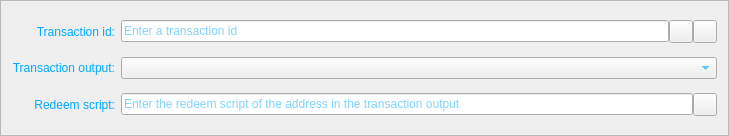
<?xml version="1.0" encoding="UTF-8"?>
<ui version="4.0">
 <class>MultisigInputEntry</class>
 <widget class="QFrame" name="MultisigInputEntry">
  <property name="geometry">
   <rect>
    <x>0</x>
    <y>0</y>
    <width>729</width>
    <height>136</height>
   </rect>
  </property>
  <property name="windowTitle">
   <string>Form</string>
  </property>
  <property name="styleSheet">
   <string notr="true">background-image: url(:/images/bkg2);
color: rgb(0, 170, 255);</string>
  </property>
  <property name="frameShape">
   <enum>QFrame::StyledPanel</enum>
  </property>
  <property name="frameShadow">
   <enum>QFrame::Sunken</enum>
  </property>
  <layout class="QGridLayout" name="gridLayout">
   <item row="0" column="1">
    <layout class="QHBoxLayout" name="transactionIdLayout">
     <property name="spacing">
      <number>0</number>
     </property>
     <item>
      <widget class="QValidatedLineEdit" name="transactionId">
       <property name="toolTip">
        <string/>
       </property>
       <property name="placeholderText">
        <string>Enter a transaction id</string>
       </property>
      </widget>
     </item>
     <item>
      <widget class="QToolButton" name="pasteTransactionIdButton">
       <property name="toolTip">
        <string/>
       </property>
       <property name="text">
        <string/>
       </property>
       <property name="icon">
        <iconset resource="../bitcoin.qrc">
         <normaloff>:/icons/editpaste</normaloff>:/icons/editpaste</iconset>
       </property>
       <property name="shortcut">
        <string>Alt+P</string>
       </property>
      </widget>
     </item>
     <item>
      <widget class="QToolButton" name="deleteButton">
       <property name="toolTip">
        <string/>
       </property>
       <property name="text">
        <string/>
       </property>
       <property name="icon">
        <iconset resource="../bitcoin.qrc">
         <normaloff>:/icons/remove</normaloff>:/icons/remove</iconset>
       </property>
      </widget>
     </item>
    </layout>
   </item>
   <item row="0" column="0">
    <widget class="QLabel" name="transactionIdLabel">
     <property name="text">
      <string>Transaction id:</string>
     </property>
     <property name="alignment">
      <set>Qt::AlignRight|Qt::AlignTrailing|Qt::AlignVCenter</set>
     </property>
     <property name="buddy">
      <cstring>transactionId</cstring>
     </property>
    </widget>
   </item>
   <item row="2" column="0">
    <widget class="QLabel" name="transactionOutputLabel">
     <property name="text">
      <string>Transaction output:</string>
     </property>
     <property name="alignment">
      <set>Qt::AlignRight|Qt::AlignTrailing|Qt::AlignVCenter</set>
     </property>
    </widget>
   </item>
   <item row="3" column="0">
    <widget class="QLabel" name="redeemScriptLabel">
     <property name="text">
      <string>Redeem script:</string>
     </property>
     <property name="alignment">
      <set>Qt::AlignRight|Qt::AlignTrailing|Qt::AlignVCenter</set>
     </property>
     <property name="buddy">
      <cstring>redeemScript</cstring>
     </property>
    </widget>
   </item>
   <item row="3" column="1">
    <layout class="QHBoxLayout" name="redeemScriptLayout">
     <property name="spacing">
      <number>0</number>
     </property>
     <item>
      <widget class="QValidatedLineEdit" name="redeemScript">
       <property name="enabled">
        <bool>true</bool>
       </property>
       <property name="toolTip">
        <string/>
       </property>
       <property name="placeholderText">
        <string>Enter the redeem script of the address in the transaction output</string>
       </property>
      </widget>
     </item>
     <item>
      <widget class="QToolButton" name="pasteRedeemScriptButton">
       <property name="toolTip">
        <string/>
       </property>
       <property name="text">
        <string/>
       </property>
       <property name="icon">
        <iconset resource="../bitcoin.qrc">
         <normaloff>:/icons/editpaste</normaloff>:/icons/editpaste</iconset>
       </property>
       <property name="shortcut">
        <string>Alt+A</string>
       </property>
      </widget>
     </item>
    </layout>
   </item>
   <item row="2" column="1">
    <widget class="QComboBox" name="transactionOutput"/>
   </item>
  </layout>
 </widget>
 <customwidgets>
  <customwidget>
   <class>QValidatedLineEdit</class>
   <extends>QLineEdit</extends>
   <header>qvalidatedlineedit.h</header>
  </customwidget>
 </customwidgets>
 <resources>
  <include location="../bitcoin.qrc"/>
 </resources>
 <connections/>
</ui>
